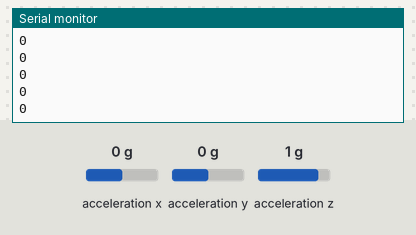
A sketch run on a simulated Arduino Mega 2560, built for the host (arithmetic inside an expression is 32-bit, double 64-bit). Shown: the last lines printed to the serial monitor. The test bench sets the inputs (shaded band); at power-on: acceleration x 0 g, acceleration y 0 g, acceleration z 1 g.

Above: at 1.2 s.
1.3 s: acceleration x set to -1.4 g
At 2.1 s:
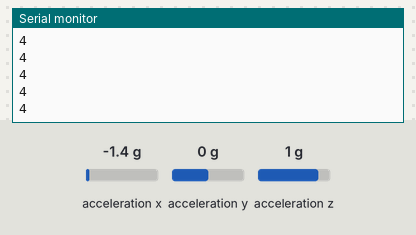
2.8 s: acceleration x set to 1.4 g
At 3.9 s:
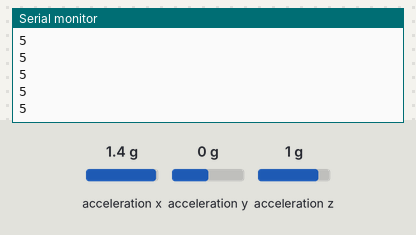
Timing chart, 0 to 5.8 s (numbered marks = the images above; inputs shaded):
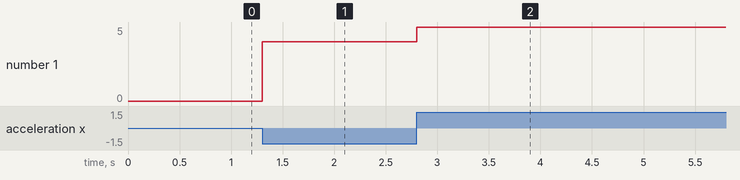

Measured:
- after the input at 1.3 s, the serial monitor: prints a new line at once (image 1)
- after the input at 2.8 s, the serial monitor: prints a new line at once (image 2)
- plotted number 1: 0 → 4 after the input at 1.3 s, 4 → 5 after the input at 2.8 s

The sketch:

_03_26_18_AccelerometerOrientation_CurieServo.ino
```cpp
int Thumb = A0;
int Point = A1;
int Mid = A2;
#include "CurieIMU.h"
int lastOrientation = - 1; // previous orientation (for comparison)
void setup() {
  Serial.begin(9600); // initialize Serial communication
  Serial1.begin(9600);
  // initialize device
  //Serial.println("Initializing IMU device...");
  CurieIMU.begin();

  // Set the accelerometer range to 2G
  CurieIMU.setAccelerometerRange(2);
  pinMode(Thumb, INPUT);
  pinMode(Point, INPUT);
  pinMode(Mid, INPUT);
}

void loop() {
int orientation = - 1;   // the board's orientation
String orientationString; // string for printing description of orientation
  /*
    The orientations of the board:
    0: flat, processor facing up
    1: flat, processor facing down
    2: landscape, analog pins down
    3: landscape, analog pins up
    4: portrait, USB connector up
    5: portrait, USB connector down
  */
  // read accelerometer:
  int x = CurieIMU.readAccelerometer(X_AXIS);
  int y = CurieIMU.readAccelerometer(Y_AXIS);
  int z = CurieIMU.readAccelerometer(Z_AXIS);

  // calculate the absolute values, to determine the largest
  int absX = abs(x);
  int absY = abs(y);
  int absZ = abs(z);

  if ( (absZ > absX) && (absZ > absY)) {
    // base orientation on Z
    if (z > 0) {
      orientationString = "up";
      orientation = 0;
    } else {
      orientationString = "down";
      orientation = 1;
    }
  } else if ( (absY > absX) && (absY > absZ)) {
    // base orientation on Y
    if (y > 0) {
      orientationString = "digital pins up";
      orientation = 2;
    } else {
      orientationString = "analog pins up";
      orientation = 3;
    }
  } else {
    // base orientation on X
    if (x < 0) {
      orientationString = "connector up";
      orientation = 4;
    } else {
      orientationString = "connector down";
      orientation = 5;
    }
  }

  // if the orientation has changed, print out a description:
    Serial.println(orientation);
    Serial1.println(orientation);
    //Serial1.write(analogRead(Thumb));
    //Serial1.write(analogRead(Point));
    //Serial1.write(analogRead(Mid));
    lastOrientation = orientation;
    delay(1);
}
```
